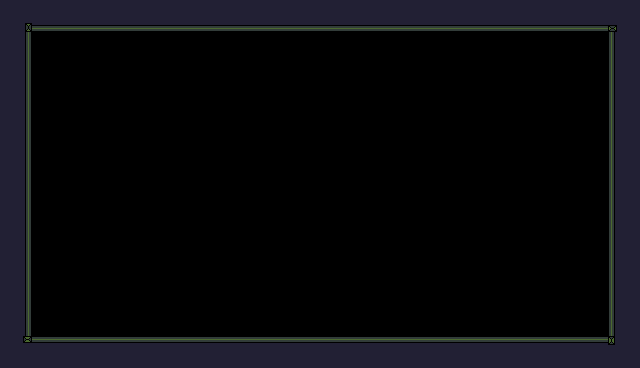

A 2D game scene composited from a Tiled map and its tileset images. What follows is a short description and the map's XML, with every tile layer's data as written:
An orthogonal 40x23 tile map with 16x16 px tiles, 1 tile layer (Background) and 8 objects (3x Coin, CheckPoint, Player).

<map version="1.10" tiledversion="1.11.2" orientation="orthogonal" renderorder="right-down" width="40" height="23" tilewidth="16" tileheight="16" infinite="0" nextlayerid="4" nextobjectid="11">
 <tileset firstgid="1" source="SetTiled.tsx" />
 <layer id="1" name="Background" width="40" height="23">
  <properties>
   <property name="BackgroundColor" value="Blue" />
  </properties>
  <data encoding="csv">
87,87,87,87,87,87,87,87,87,87,87,87,87,87,87,87,87,87,87,87,87,87,87,87,87,87,87,87,87,87,87,87,87,87,87,87,87,87,87,87,
87,69,107,107,107,107,107,107,107,107,107,107,107,107,107,107,107,107,107,107,107,107,107,107,107,107,107,107,107,107,107,107,107,107,107,107,107,107,70,87,
87,88,0,0,0,0,0,0,0,0,0,0,0,0,0,0,0,0,0,0,0,0,0,0,0,0,0,0,0,0,0,0,0,0,0,0,0,0,86,87,
87,88,0,0,0,0,0,0,0,0,0,0,0,0,0,0,0,0,0,0,0,0,0,0,0,0,0,0,0,0,0,0,0,0,0,0,0,0,86,87,
87,88,0,0,0,0,0,0,0,0,0,0,0,0,0,0,0,0,0,0,0,0,0,0,0,0,0,0,0,0,0,0,0,0,0,0,0,0,86,87,
87,88,0,0,0,0,0,0,0,0,0,0,0,0,0,0,0,0,0,0,0,0,0,0,0,0,0,0,0,0,0,0,0,0,0,0,0,0,86,87,
87,88,0,0,0,0,0,0,0,0,0,0,0,0,0,0,0,0,0,0,0,0,0,0,0,0,0,0,0,0,0,0,0,0,0,0,0,0,86,87,
87,88,0,0,0,0,0,0,0,0,0,0,0,0,0,0,0,0,0,0,0,0,0,0,0,0,0,0,0,0,0,0,0,0,0,0,0,0,86,87,
87,88,0,0,0,0,0,0,0,0,0,0,0,0,0,0,0,0,0,0,0,0,0,0,0,0,0,0,0,0,0,0,0,0,0,0,0,0,86,87,
87,88,0,0,0,0,0,0,0,0,0,0,0,0,0,0,0,0,0,0,0,0,0,0,0,0,0,0,0,0,0,0,0,0,0,0,0,0,86,87,
87,88,0,0,0,0,0,0,0,0,0,0,0,0,0,0,0,0,0,0,0,0,0,0,0,0,0,0,0,0,0,0,0,0,0,0,0,0,86,87,
87,88,0,0,0,0,0,0,0,0,0,0,0,0,0,0,0,0,0,0,0,0,0,0,0,0,0,0,0,0,0,0,0,0,0,0,0,0,86,87,
87,88,0,0,0,0,0,0,0,0,0,0,0,0,0,0,0,0,0,0,0,0,0,0,0,0,0,0,0,0,0,0,0,0,0,0,0,0,86,87,
87,88,0,0,0,0,0,0,0,0,0,0,0,0,0,0,0,0,0,0,0,0,0,0,0,0,0,0,0,0,0,0,0,0,0,0,0,0,86,87,
87,88,0,0,0,0,0,0,0,0,0,0,0,0,0,0,0,0,0,0,0,0,0,0,0,0,0,0,0,0,0,0,0,0,0,0,0,0,86,87,
87,88,0,0,0,0,0,0,0,0,0,0,0,0,0,0,0,0,0,0,0,0,0,0,0,0,0,0,0,0,0,0,0,0,0,0,0,0,86,87,
87,88,0,0,0,0,0,0,0,0,0,0,0,0,0,0,0,0,0,0,0,0,0,0,0,0,0,0,0,0,0,0,0,0,0,0,0,0,86,87,
87,88,0,0,0,0,0,0,0,0,0,0,0,0,0,0,0,0,0,0,0,0,0,0,0,0,0,0,0,0,0,0,0,0,0,0,0,0,86,87,
87,88,0,0,0,0,0,0,0,0,0,0,0,0,0,0,0,0,0,0,0,0,0,0,0,0,0,0,0,0,0,0,0,0,0,0,0,0,86,87,
87,88,0,0,0,0,0,0,0,0,0,0,0,0,0,0,0,0,0,0,0,0,0,0,0,0,0,0,0,0,0,0,0,0,0,0,0,0,86,87,
87,88,0,0,0,0,0,0,0,0,0,0,0,0,0,0,0,0,0,0,0,0,0,0,0,0,0,0,0,0,0,0,0,0,0,0,0,0,86,87,
87,89,67,67,67,67,67,67,67,67,67,67,67,67,67,67,67,67,67,67,67,67,67,67,67,67,67,67,67,67,67,67,67,67,67,67,67,67,90,87,
87,87,87,87,87,87,87,87,87,87,87,87,87,87,87,87,87,87,87,87,87,87,87,87,87,87,87,87,87,87,87,87,87,87,87,87,87,87,87,87
</data>
 </layer>
 <objectgroup id="2" name="Collisions">
  <object id="7" x="32" y="336" width="576" height="8" />
  <object id="8" x="28" y="32" width="4" height="304" />
  <object id="9" x="608" y="32" width="8" height="304" />
 </objectgroup>
 <objectgroup id="3" name="SpawnPoint">
  <object id="1" type="CheckPoint" x="240" y="288" width="48" height="48" />
  <object id="2" name="Coin" type="Coin" x="176" y="304" width="32" height="32" />
  <object id="3" name="Coin" type="Coin" x="304" y="304" width="32" height="32" />
  <object id="4" name="Coin" type="Coin" x="128" y="304" width="32" height="32" />
  <object id="5" name="Player" type="Player" x="104" y="308" width="9" height="26" />
 </objectgroup>
</map>
